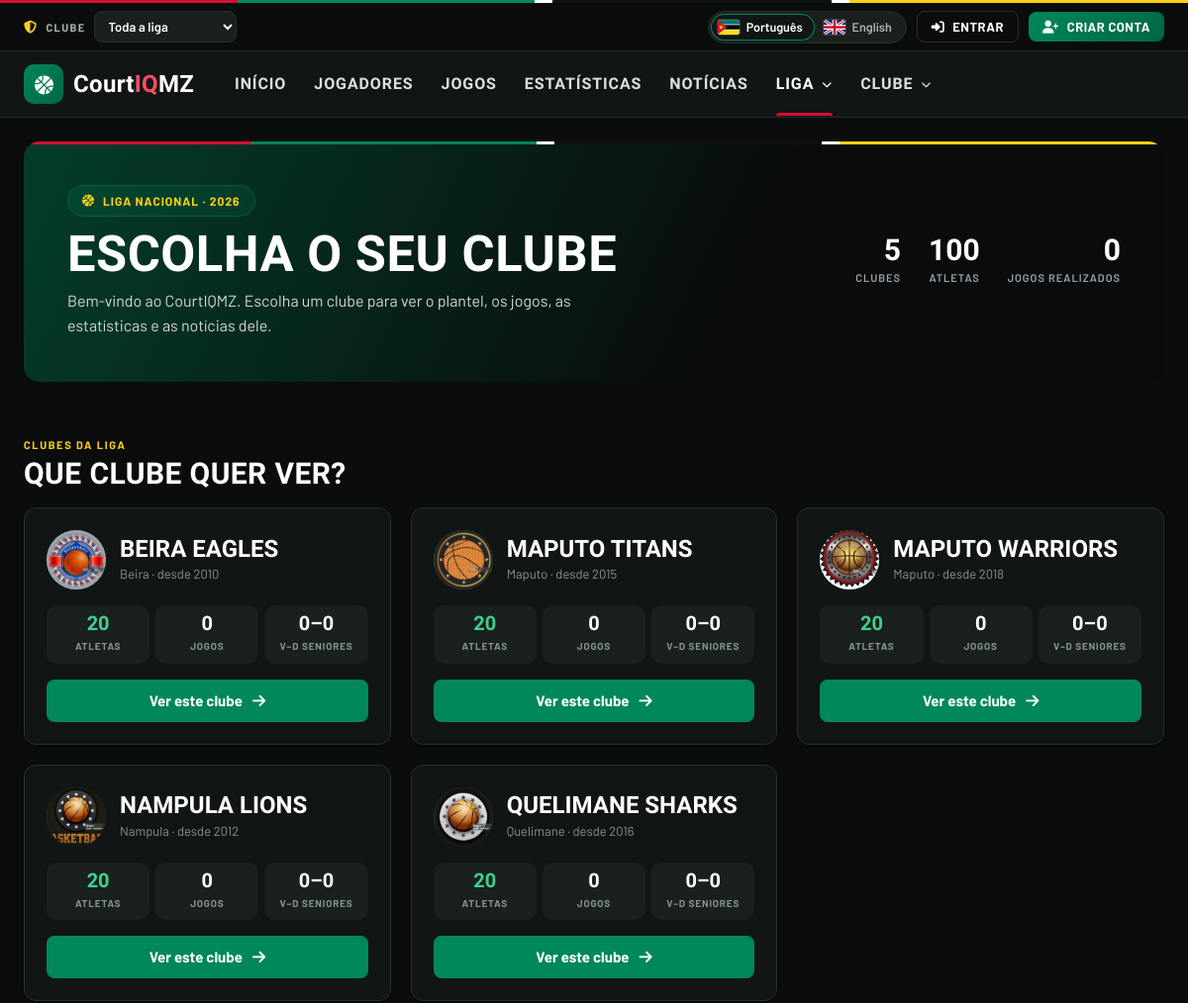
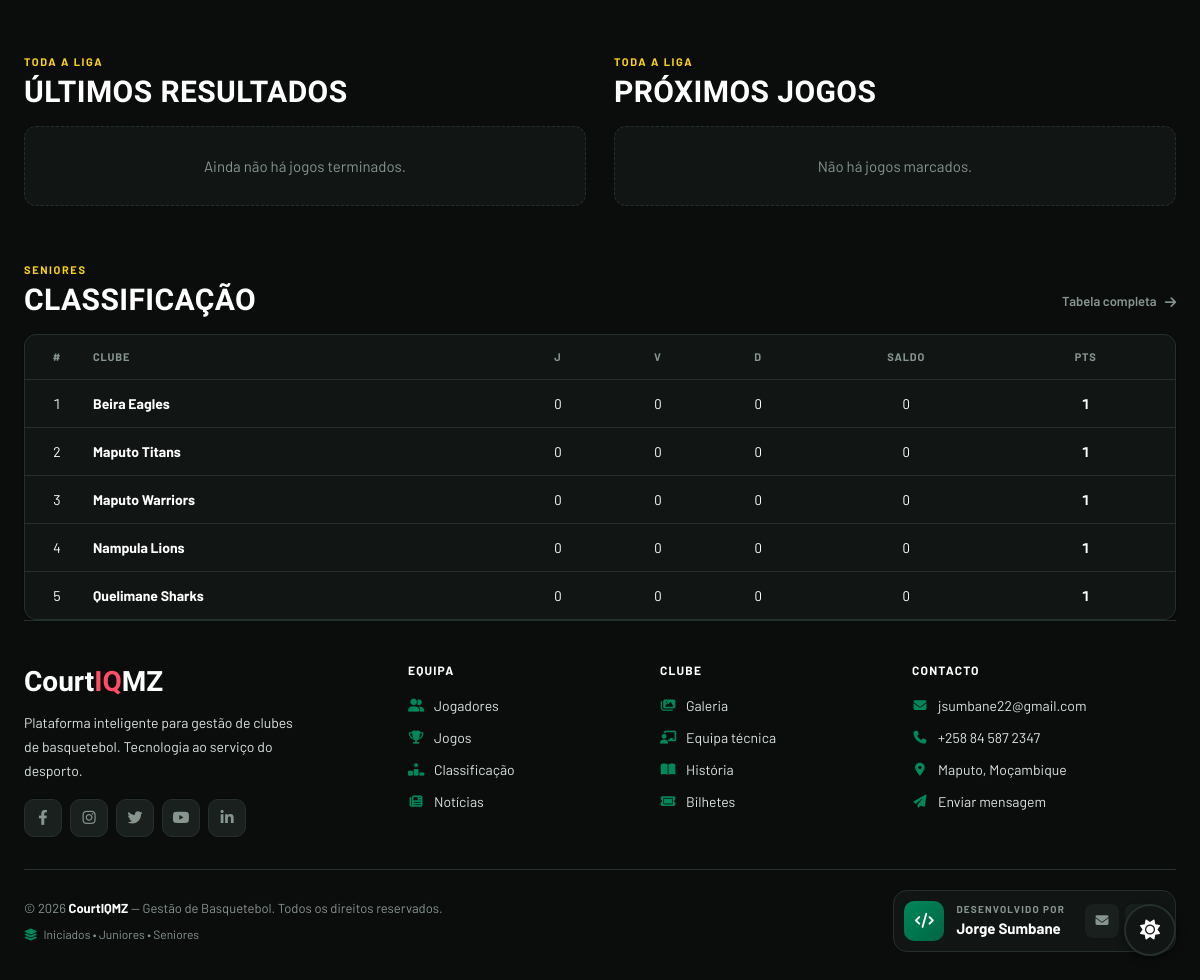
The page /visitante/inicio.php on the database its author committed (2 pictures, top to bottom).
### tables this page shows
CREATE TABLE teams (
    id            INT PRIMARY KEY AUTO_INCREMENT,
    name          VARCHAR(100) NOT NULL,
    city          VARCHAR(100),
    stadium       VARCHAR(100),
    founded_year  YEAR,
    category      VARCHAR(50)  DEFAULT 'Sénior',
    league        VARCHAR(100) DEFAULT 'Liga Nacional',
    escaloes      VARCHAR(60) NOT NULL DEFAULT 'iniciados,juniores,seniores',    
    coach_id      INT NULL COMMENT 'users.id do treinador principal',
    logo_url      VARCHAR(255),
    logo_initials VARCHAR(5),
    status        ENUM('active', 'inactive') DEFAULT 'active',
    created_at    DATETIME DEFAULT CURRENT_TIMESTAMP,
    updated_at    DATETIME DEFAULT CURRENT_TIMESTAMP ON UPDATE CURRENT_TIMESTAMP,
    UNIQUE KEY uq_teams_name (name)
);

### includes/Database.php (called while the page is built, shortened)
<?php
final class Database
{
    private static ?PDO $instance = null;
    public static function getConnection(): PDO
    {
        if (self::$instance === null) {
            $configPath = __DIR__ . '/../config/database.php';
            $config = require $configPath;
            $dsn = sprintf(
                'mysql:host=%s;port=%s;dbname=%s;charset=%s',
                $config['host']    ?? '127.0.0.1',
                $config['port']    ?? '3306',
                $config['dbname']  ?? 'courtiq',
                $config['charset'] ?? 'utf8mb4'
            );
            try {
                self::$instance = new PDO(
                    $dsn,
                    $config['user'] ?? 'root',
                    $config['pass'] ?? '',
                    [
                        PDO::ATTR_ERRMODE            => PDO::ERRMODE_EXCEPTION,
                        PDO::ATTR_DEFAULT_FETCH_MODE => PDO::FETCH_ASSOC,
                        PDO::ATTR_EMULATE_PREPARES   => false,
                    ]
                );
            } catch (PDOException $e) {
                error_log('[CourtIQ] Erro de ligação à BD: ' . $e->getMessage());
                http_response_code(500);
                die('Erro interno do servidor. Tente novamente mais tarde.');
            }
        }
        return self::$instance;
    }
}

### config/database.php (called while the page is built)
<?php
return [
    'host'    => 'localhost',
    'port'    => '3306',
    'dbname'  => getenv('COURTIQ_DB_NAME') ?: 'courtiq',
    'user'    => 'root',
    'pass'    => '',
    'charset' => 'utf8mb4',
];

### includes/team_helper.php (called while the page is built, shortened)
<?php
require_once __DIR__ . '/Database.php';
class TeamHelper
{
    private static array $cache = [];
    public static function getPublicTeamId(): int
    {
        if (isset(self::$cache['public'])) {
            return self::$cache['public'];
        }
        $teams = self::activeTeams();
        $valid = array_map('intval', array_column($teams, 'id'));
        $requested = isset($_GET['equipa']) ? (int) $_GET['equipa'] : 0;
        $candidates = [
            $requested,
            (int) ($_SESSION['public_team_id'] ?? 0),
            (int) ($_SESSION['user']['team_id'] ?? 0),
            $valid[0] ?? 0,
        ];
        foreach ($candidates as $candidate) {
            if ($candidate > 0 && in_array($candidate, $valid, true)) {
                return self::$cache['public'] = $candidate;
            }
        }
        return self::$cache['public'] = 0;
    }
    public static function getChosenPublicTeamId(): int
    {
        self::getPublicTeamId();
        $candidates = [(int) ($_GET['equipa'] ?? 0), (int) ($_SESSION['public_team_id'] ?? 0)];
        if (empty($_SESSION['public_liga'])) {
            $candidates[] = (int) ($_SESSION['user']['team_id'] ?? 0);
        }
        return 0;
    }
    public static function activeTeams(): array
    {
        if (isset(self::$cache['teams'])) {
            return self::$cache['teams'];
        }
        try {
            $stmt = Database::getConnection()->query(
                "SELECT id, name, city, logo_url, escaloes FROM teams WHERE status = 'active' ORDER BY id"
            );
            return self::$cache['teams'] = $stmt->fetchAll(PDO::FETCH_ASSOC);
        } catch (Throwable $e) {
            error_log('[CourtIQ] Erro ao listar equipas: ' . $e->getMessage());
            return [];
        }
    }
}
function public_team_chosen(): int
{
    return TeamHelper::getChosenPublicTeamId();
}
function public_teams(): array
{
    return TeamHelper::activeTeams();
}

### includes/layout/public_top.php (called while the page is built, shortened)
<?php
require_once __DIR__ . '/../team_helper.php';
$basePath  = $basePath ?? '../';
$publicRole = (string) ($_SESSION['user']['role'] ?? '');
require __DIR__ . '/head.php';
require __DIR__ . '/topnav.php';

### includes/repositories/TeamRepository.php (called while the page is built, shortened)
<?php
require_once __DIR__ . '/../Database.php';
require_once __DIR__ . '/../team_helper.php';
final class TeamRepository
{
    private PDO $pdo;
    public function __construct()
    {
        $this->pdo = Database::getConnection();
    }
    public function standings(string $escalao = 'seniores'): array
    {
        $escalao = in_array($escalao, ['iniciados', 'juniores', 'seniores'], true) ? $escalao : 'seniores';
        $stmt = $this->pdo->query(
            "SELECT t.id, t.name,
                    COUNT(g.id) AS jogos,
                    COALESCE(SUM(g.our_score > g.opponent_score), 0) AS vitorias,
                    COALESCE(SUM(g.our_score < g.opponent_score), 0) AS derrotas,
                    COALESCE(SUM(g.our_score - g.opponent_score), 0) AS saldo,
                    COALESCE(SUM(IF(g.our_score > g.opponent_score, 2, 1)), 0) AS pontos
             FROM teams t
             LEFT JOIN games g ON g.team_id = t.id AND g.status = 'finished' AND g.escalao = '$escalao'
             WHERE t.status = 'active'
             GROUP BY t.id
             ORDER BY pontos DESC, saldo DESC, t.name"
        );
        return $stmt->fetchAll();
    }
}

### visitante/inicio.php (the view, shortened to what this page needs)
<?php
require_once __DIR__ . '/../includes/public_helpers.php';
[$teamId, $team] = pub_team(false);
$basePath = '../';
$pdo = Database::getConnection();
$clubes = $pdo->query(
    "SELECT t.id, t.name, t.city, t.stadium, t.founded_year, t.logo_url,
            (SELECT COUNT(*) FROM players p WHERE p.team_id = t.id) AS jogadores,
            (SELECT COUNT(*) FROM games g WHERE g.team_id = t.id AND g.status = 'finished') AS jogos,
            (SELECT COALESCE(SUM(g.our_score > g.opponent_score), 0) FROM games g WHERE g.team_id = t.id AND g.status = 'finished' AND g.escalao = 'seniores') AS vitorias,
            (SELECT COALESCE(SUM(g.our_score < g.opponent_score), 0) FROM games g WHERE g.team_id = t.id AND g.status = 'finished' AND g.escalao = 'seniores') AS derrotas
     FROM teams t
     WHERE t.status = 'active'
     ORDER BY t.name"
)->fetchAll();
$jogosDaLiga = function (string $estado, string $ordem, int $limite) use ($pdo): array {
    $data = $estado === 'finished' ? '' : ' AND g.game_date >= CURDATE()';
    return $pdo->query(
        "SELECT g.*, t.name AS casa
         FROM games g JOIN teams t ON t.id = g.team_id AND t.status = 'active'
         WHERE g.home_away = 'home' AND g.status = '$estado'$data
         ORDER BY g.game_date $ordem, g.game_time $ordem LIMIT $limite"
    )->fetchAll();
};
$resultados = $jogosDaLiga('finished', 'DESC', 6);
$proximos   = $jogosDaLiga('scheduled', 'ASC', 6);
$tabela     = array_slice((new TeamRepository())->standings('seniores'), 0, 5);
    ?>
    <?php
require __DIR__ . '/../includes/layout/public_top.php';
?>
<div class="lp">
    <section id="clubes" aria-label="Clubes da liga">
        <div class="lp-head">
            <div><span class="lp-eyebrow">Clubes da liga</span><h2>Que clube quer ver?</h2></div>
        </div>
        <div class="lp-grid lp-grid--wide lp-clubs">
            <?php foreach ($clubes as $c): $logo = pub_img($c['logo_url'], $basePath); $atual = (int) $c['id'] === $teamId; ?>
            <a class="lp-card lp-team-card lp-club-pick<?= $atual ? ' is-current' : '' ?>" href="<?= pub_e($basePath) ?>index.php?equipa=<?= (int) $c['id'] ?>">
                <div class="lp-team-top">
                    <div class="lp-crest"><?php if ($logo): ?><img src="<?= pub_e($logo) ?>" alt=""><?php else: ?><?= pub_initial($c['name']) ?><?php endif; ?></div>
                    <div style="min-width:0;">
                        <h3 style="font-family:var(--display);font-size:24px;font-weight:800;color:var(--text);line-height:1.1;text-transform:uppercase;"><?= pub_e($c['name']) ?></h3>
                        <small><?= pub_e($c['city'] ?: '—') ?><?= $c['founded_year'] ? ' · desde ' . pub_e($c['founded_year']) : '' ?></small>
                    </div>
                </div>
                <div class="lp-mini-stats" style="margin-top:0;">
                    <div><b><?= (int) $c['jogadores'] ?></b><span>ATLETAS</span></div>
                    <div><b><?= (int) $c['jogos'] ?></b><span>JOGOS</span></div>
                    <div><b><?= (int) $c['vitorias'] ?>–<?= (int) $c['derrotas'] ?></b><span>V–D SENIORES</span></div>
                </div>
                <span class="lp-btn lp-btn--primary lp-btn--block">Ver este clube <i class="fa-solid fa-arrow-right"></i></span>
            </a>
            <?php endforeach; ?>
        </div>
    </section>
    <div class="lp-grid lp-grid--2" style="gap:28px;align-items:start;">
        <section aria-label="Últimos resultados">
            <div class="lp-head">
                <div><span class="lp-eyebrow">Toda a liga</span><h2>Últimos resultados</h2></div>
            </div>
            <div class="lp-stack">
                <?php if (!$resultados): ?><p class="lp-empty">Ainda não há jogos terminados.</p><?php endif; ?>
            </div>
        </section>
        <section aria-label="Próximos jogos">
            <div class="lp-head">
                <div><span class="lp-eyebrow">Toda a liga</span><h2>Próximos jogos</h2></div>
            </div>
            <div class="lp-stack">
                <?php if (!$proximos): ?><p class="lp-empty">Não há jogos marcados.</p><?php endif; ?>
            </div>
        </section>
    </div>
    <section aria-label="Classificação">
        <div class="lp-head">
            <div><span class="lp-eyebrow">Seniores</span><h2>Classificação</h2></div>
            <a class="lp-more" href="<?= pub_e($basePath) ?>visitante/classificacao.php">Tabela completa <i class="fa-solid fa-arrow-right"></i></a>
        </div>
        <div class="lp-card lp-table-wrap">
            <table class="lp-table">
                <thead><tr><th scope="col">#</th><th scope="col">Clube</th><th scope="col">J</th><th scope="col">V</th><th scope="col">D</th><th scope="col">Saldo</th><th scope="col">Pts</th></tr></thead>
                <tbody>
                    <?php foreach ($tabela as $i => $l): ?>
                    <tr<?= (int) $l['id'] === $teamId ? ' class="is-us"' : '' ?>>
                        <td><?= $i + 1 ?></td>
                        <td><a href="<?= pub_e($basePath) ?>index.php?equipa=<?= (int) $l['id'] ?>" style="font-weight:700;"><?= pub_e($l['name']) ?></a></td>
                        <td><?= (int) $l['jogos'] ?></td><td><?= (int) $l['vitorias'] ?></td><td><?= (int) $l['derrotas'] ?></td>
                        <td><?= (int) $l['saldo'] > 0 ? '+' : '' ?><?= (int) $l['saldo'] ?></td>
                        <td><b><?= (int) $l['pontos'] ?></b></td>
                    </tr>
                    <?php endforeach; ?>
                </tbody>
            </table>
        </div>
    </section>
</div>

### rows shown on the page
teams: logo_url (picture), name "BEIRA EAGLES", city "Beira", founded_year "2010", jogadores "20", jogos "0", vitorias "0", derrotas "0", name "Beira Eagles", saldo "0", pontos "1"
teams: logo_url (picture), name "MAPUTO TITANS", city "Maputo", founded_year "2015", jogadores "20", jogos "0", vitorias "0", derrotas "0", name "Maputo Titans", saldo "0", pontos "1"
teams: logo_url (picture), name "MAPUTO WARRIORS", city "Maputo", founded_year "2018", jogadores "20", jogos "0", vitorias "0", derrotas "0", name "Maputo Warriors", saldo "0", pontos "1"
teams: logo_url (picture), name "NAMPULA LIONS", city "Nampula", founded_year "2012", jogadores "20", jogos "0", vitorias "0", derrotas "0", name "Nampula Lions", saldo "0", pontos "1"
teams: logo_url (picture), name "QUELIMANE SHARKS", city "Quelimane", founded_year "2016", jogadores "20", jogos "0", vitorias "0", derrotas "0", name "Quelimane Sharks", saldo "0", pontos "1"

### other values the page prints
$topnavSwitch['label'] "CLUBE"
$nome "Português"
$nome "English"
$topnavItem['label'] "INÍCIO"
$topnavItem['label'] "JOGADORES"
$topnavItem['label'] "JOGOS"
$topnavItem['label'] "ESTATÍSTICAS"
$topnavItem['label'] "NOTÍCIAS"
$topnavTitulo "LIGA"
$topnavTitulo "CLUBE"
pub_e($eyebrow) "LIGA NACIONAL · 2026"
pub_e($title) "ESCOLHA O SEU CLUBE"
pub_e($lead) "Bem-vindo ao CourtIQMZ. Escolha um clube para ver o plantel, os jogos, as estatísticas e as notícias dele."
pub_e($value) "5"
pub_e($label) "CLUBES"
